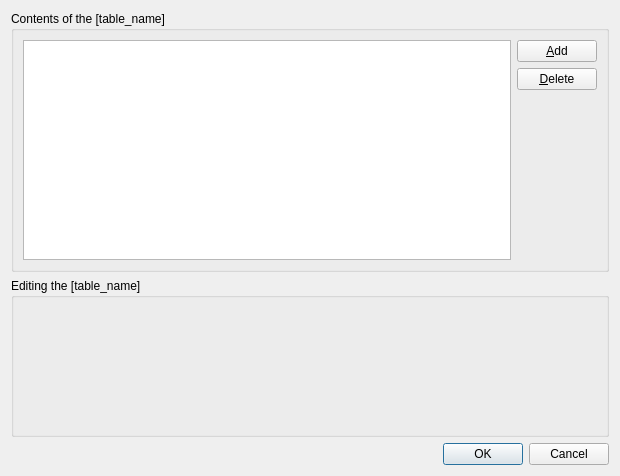
<?xml version="1.0" encoding="UTF-8"?>
<ui version="4.0">
 <class>ComplexDBTableDialog</class>
 <widget class="QDialog" name="ComplexDBTableDialog">
  <property name="geometry">
   <rect>
    <x>0</x>
    <y>0</y>
    <width>620</width>
    <height>476</height>
   </rect>
  </property>
  <property name="windowTitle">
   <string>Dialog</string>
  </property>
  <property name="locale">
   <locale language="Russian" country="Ukraine"/>
  </property>
  <layout class="QVBoxLayout" name="verticalLayout">
   <item>
    <widget class="QGroupBox" name="m_gboxDBTable">
     <property name="locale">
      <locale language="Russian" country="Ukraine"/>
     </property>
     <property name="title">
      <string>Contents of the [table_name]</string>
     </property>
     <layout class="QGridLayout" name="gridLayout_2">
      <item row="0" column="0" rowspan="3">
       <widget class="QListView" name="m_listvTableContents">
        <property name="minimumSize">
         <size>
          <width>0</width>
          <height>220</height>
         </size>
        </property>
        <property name="toolTip">
         <string>Available database table data</string>
        </property>
        <property name="locale">
         <locale language="Russian" country="Ukraine"/>
        </property>
        <property name="editTriggers">
         <set>QAbstractItemView::DoubleClicked</set>
        </property>
       </widget>
      </item>
      <item row="0" column="1">
       <widget class="QPushButton" name="m_pbAdd">
        <property name="toolTip">
         <string>Add the new line</string>
        </property>
        <property name="text">
         <string>&amp;Add</string>
        </property>
        <property name="icon">
         <iconset resource="images_resources.qrc">
          <normaloff>:/images/Add_Symbol.png</normaloff>:/images/Add_Symbol.png</iconset>
        </property>
       </widget>
      </item>
      <item row="1" column="1">
       <widget class="QPushButton" name="m_pbDelete">
        <property name="toolTip">
         <string>Delete the selected line</string>
        </property>
        <property name="text">
         <string>&amp;Delete</string>
        </property>
        <property name="icon">
         <iconset resource="images_resources.qrc">
          <normaloff>:/images/clear_output.png</normaloff>:/images/clear_output.png</iconset>
        </property>
       </widget>
      </item>
      <item row="2" column="1">
       <spacer name="verticalSpacer_2">
        <property name="orientation">
         <enum>Qt::Vertical</enum>
        </property>
        <property name="sizeHint" stdset="0">
         <size>
          <width>20</width>
          <height>157</height>
         </size>
        </property>
       </spacer>
      </item>
     </layout>
    </widget>
   </item>
   <item>
    <widget class="QGroupBox" name="m_gboxEditing">
     <property name="sizePolicy">
      <sizepolicy hsizetype="Preferred" vsizetype="Expanding">
       <horstretch>0</horstretch>
       <verstretch>0</verstretch>
      </sizepolicy>
     </property>
     <property name="title">
      <string>Editing the [table_name]</string>
     </property>
    </widget>
   </item>
   <item>
    <widget class="QDialogButtonBox" name="buttonBox">
     <property name="orientation">
      <enum>Qt::Horizontal</enum>
     </property>
     <property name="standardButtons">
      <set>QDialogButtonBox::Cancel|QDialogButtonBox::Ok</set>
     </property>
    </widget>
   </item>
  </layout>
 </widget>
 <resources>
  <include location="images_resources.qrc"/>
 </resources>
 <connections>
  <connection>
   <sender>buttonBox</sender>
   <signal>accepted()</signal>
   <receiver>ComplexDBTableDialog</receiver>
   <slot>accept()</slot>
   <hints>
    <hint type="sourcelabel">
     <x>248</x>
     <y>254</y>
    </hint>
    <hint type="destinationlabel">
     <x>157</x>
     <y>274</y>
    </hint>
   </hints>
  </connection>
  <connection>
   <sender>buttonBox</sender>
   <signal>rejected()</signal>
   <receiver>ComplexDBTableDialog</receiver>
   <slot>reject()</slot>
   <hints>
    <hint type="sourcelabel">
     <x>316</x>
     <y>260</y>
    </hint>
    <hint type="destinationlabel">
     <x>286</x>
     <y>274</y>
    </hint>
   </hints>
  </connection>
 </connections>
</ui>
